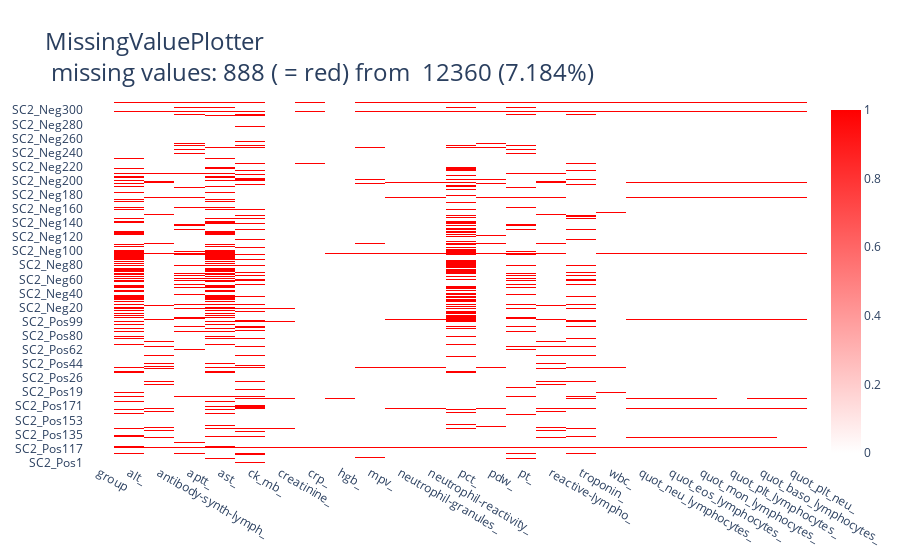

Here is the notebook cell this chart was saved with:
### Code cell
fig = MissingValuePlotter(df=data).get_plot()
fig.write_html(f"MissingValuePlotter.html")
fig.show()

### Figure 1 — Plotly figure (JSON) as saved in the notebook; plotly's stock layout.template omitted (floating-point values rounded to 4 significant figures; data arrays with more than 128 entries replaced by an {"elided": "..."} marker saying what was removed)
{"data": [{"colorscale": [[0, "rgb(255,255,255)"], [1, "rgb(255,0,0)"]], "hovertemplate": "id: %{text}<br>x: %{x}<br>missing: %{z}<br><extra></extra>", "text": {"elided": "12360 bool values"}, "type": "heatmap", "x": {"elided": "12360 str values"}, "y": {"elided": "12360 str values"}, "z": {"elided": "12360 int values"}, "zmax": 1, "zmin": 0}], "layout": {"title": {"font": {"size": 24}, "text": "MissingValuePlotter <br> missing values: 888 ( = red) from  12360 (7.184%)"}}}
